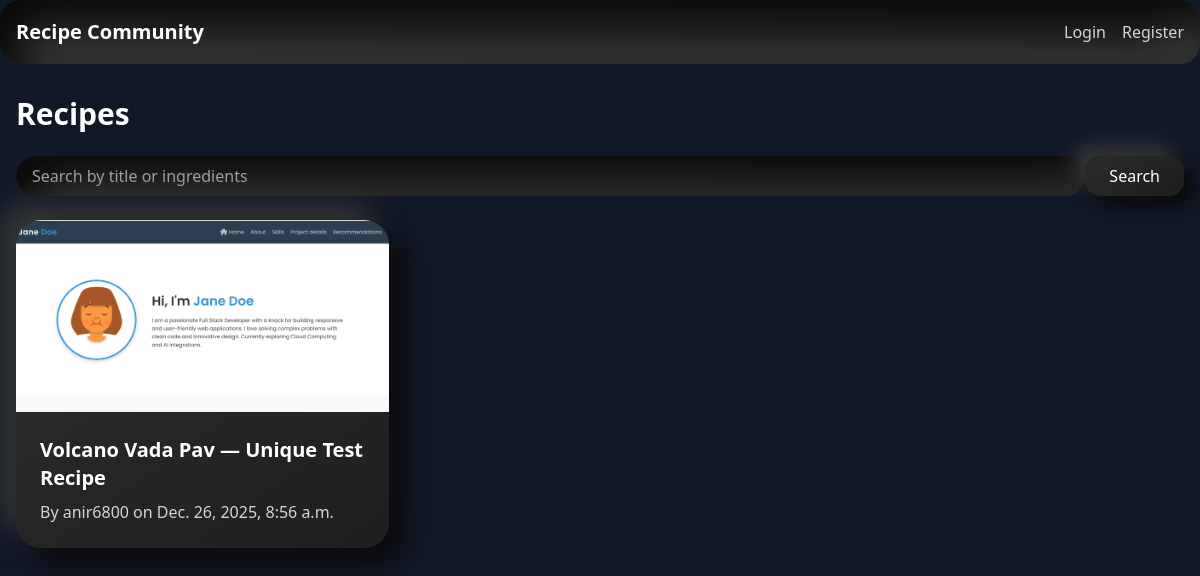
Page /recipes/ on the earlier database version.
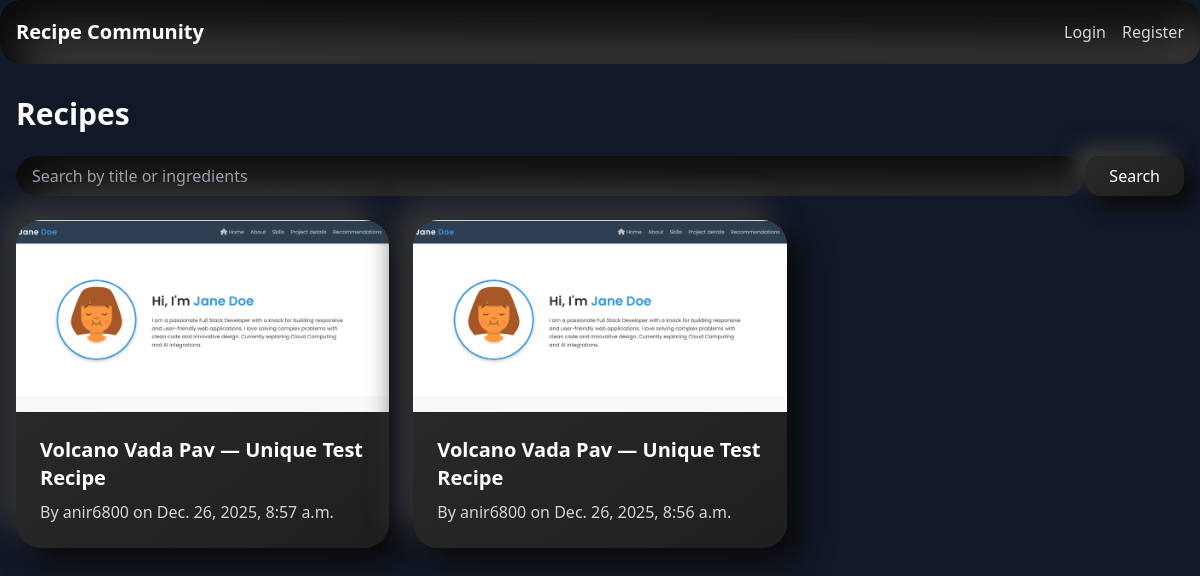
Same page on the later database version.
### recipes/models.py (models this page shows, shortened)
class Recipe(models.Model):
    title = models.CharField(max_length=200)
    ingredients = models.TextField()
    instructions = models.TextField()
    photo = models.URLField(blank=True, null=True)
    author = models.ForeignKey(User, on_delete=models.CASCADE)
    created_at = models.DateTimeField(auto_now_add=True)

### recipes/views.py (the view)
# urls.py: path('recipes/', views.RecipeListView.as_view(), name='recipe-list'),
class RecipeListView(ListView):
    model = Recipe
    template_name = 'recipes/recipe_list.html'
    context_object_name = 'recipes'
    paginate_by = 10
    def get_queryset(self):
        query = self.request.GET.get('q')
        if query:
            return Recipe.objects.filter(
                Q(title__icontains=query) | Q(ingredients__icontains=query)
            ).order_by('-created_at')
        return Recipe.objects.all().order_by('-created_at')

### recipes/templates/recipes/recipe_list.html (shortened to what this page needs)
{% extends "recipes/base.html" %}
{% block content %}
<h2 class="text-3xl font-bold mb-6 text-white">Recipes</h2>
<form method="get" class="mb-6">
    <div class="flex">
        <input type="text" class="flex-1 px-4 py-2 neumorphism-inset text-white placeholder-gray-400 focus:outline-none" name="q" placeholder="Search by title or ingredients" value="{{ request.GET.q }}">
        <button class="neumorphism-btn text-white px-6 py-2" type="submit">Search</button>
    </div>
</form>
<div class="grid grid-cols-1 md:grid-cols-2 lg:grid-cols-3 gap-6">
{% for recipe in recipes %}
<div class="neumorphism-card overflow-hidden">
    {% if recipe.photo %}
    <img src="{{ recipe.photo }}" class="w-full h-48 object-cover" alt="{{ recipe.title }}">
    {% endif %}
    <div class="p-6">
        <h5 class="text-xl font-semibold mb-2"><a href="{% url 'recipe-detail' recipe.pk %}" class="text-white hover:text-gray-300">{{ recipe.title }}</a></h5>
        <p class="text-gray-300">By {{ recipe.author }} on {{ recipe.created_at }}</p>
    </div>
</div>
{% endfor %}
</div>
{% endblock %}

### recipes/templates/recipes/base.html (shortened to what this page needs)
{% load static %}
<!DOCTYPE html>
<html>
<head>
    <script src="https://cdn.tailwindcss.com"></script>
    <link rel="stylesheet" href="{% static 'recipes/css/style.css' %}">
</head>
<body class="bg-gray-900 min-h-screen">
    <nav class="neumorphism-inset">
        <div class="max-w-7xl mx-auto px-4">
            <div class="flex justify-between h-16">
                <div class="flex items-center">
                    <a href="{% url 'home' %}" class="text-xl font-bold text-white hover:text-gray-300 transition-colors">Recipe Community</a>
                </div>
                <div class="flex items-center space-x-4">
                    {% if user.is_authenticated %}
                        <a href="{% url 'profile' %}" class="text-gray-300 hover:text-white transition-colors">Profile</a>
                        <a href="{% url 'logout' %}" class="text-gray-300 hover:text-white transition-colors">Logout</a>
                    {% else %}
                        <a href="{% url 'login' %}" class="text-gray-300 hover:text-white transition-colors">Login</a>
                        <a href="{% url 'register' %}" class="text-gray-300 hover:text-white transition-colors">Register</a>
                    {% endif %}
                </div>
            </div>
        </div>
    </nav>
    <main class="max-w-7xl mx-auto px-4 py-8">
        {% block content %}{% endblock %}
    </main>
</body>
</html>

### recipes/static/recipes/css/style.css (style rules this page uses)
body { animation: fadeIn 0.5s ease-in; }
.neumorphism-inset { background: linear-gradient(145deg, #2a2a2a, #1e1e1e); box-shadow: inset 20px 20px 40px #0a0a0a, inset -20px -20px 40px #3a3a3a; border-radius: 20px; }
.neumorphism-btn { background: linear-gradient(145deg, #2a2a2a, #1e1e1e); box-shadow: 10px 10px 20px #0a0a0a, -10px -10px 20px #3a3a3a; border-radius: 15px; transition: all 0.3s ease; }
.neumorphism-card { background: linear-gradient(145deg, #2d2d2d, #1f1f1f); box-shadow: 15px 15px 30px #0a0a0a, -15px -15px 30px #3a3a3a; border-radius: 25px; transition: all 0.4s ease; }

Differences in the rows shown:
added Recipe: photo (picture), title "Volcano Vada Pav — Unique Test Recipe", author "anir6800", created_at "Dec. 26, 2025, 8:57 a.m."
